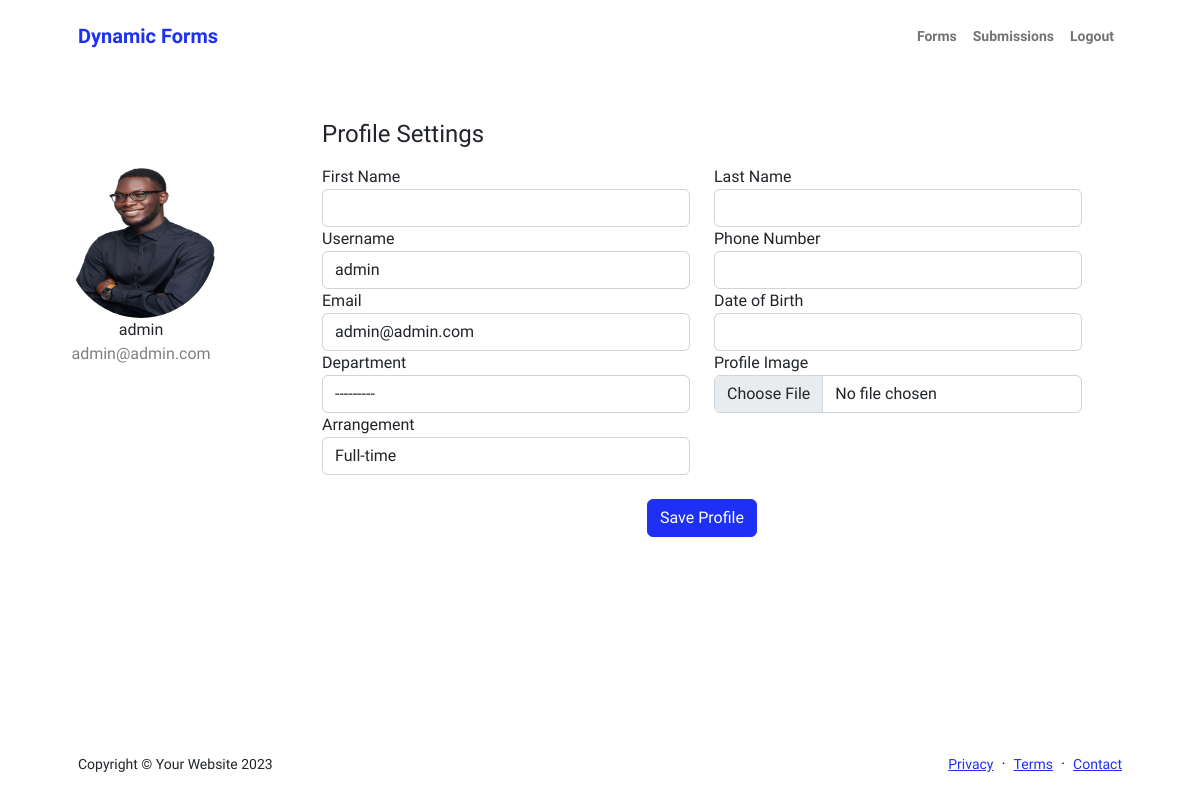
The page /accounts/ (signed in) on the database its author committed.
### accounts/models.py (models this page shows, shortened)
class MyUser(AbstractBaseUser):
    STATUS_CHOICES = [
        ('full-time', 'Full-time'),
        ('intern', 'Intern'),
        ('attachee', 'Attachee'),
    ]
    first_name = models.CharField(max_length=30,null=True)
    last_name = models.CharField(max_length=30,null=True)
    username = models.CharField(max_length=30,null=True)
    email = models.EmailField(unique=True)
    dob = models.DateField(verbose_name="date of birth",null=True)
    phone = models.CharField(max_length=10, null=True)
    image = models.ImageField(upload_to='images/', null=True)
    is_staff = models.BooleanField(default=False)
    is_superuser = models.BooleanField(default=False)
    is_active = models.BooleanField(default=True)
    is_manager = models.BooleanField(default=False)
    groups = models.ManyToManyField(Group, blank=True)
    user_permissions = models.ManyToManyField(Permission, blank=True)
    department = models.ForeignKey(Department, on_delete=models.SET_NULL, null=True)
    arrangement = models.CharField(max_length=50, choices=STATUS_CHOICES,default='full-time')
    USERNAME_FIELD = 'email'
    REQUIRED_FIELDS = ['first_name', 'last_name', 'dob']
    objects = MyUserManager()
    class Meta:
        managed = True
        verbose_name = 'User Profile'
        verbose_name_plural = 'User Profiles'

### accounts/views.py (the view)
# urls.py: path('', profile, name='profile'),
def profile(request):
    departments = Department.objects.all()
    if request.method == 'POST':
        form = UpdateProfileForm(request.POST, request.FILES, instance=request.user)
        if form.is_valid():
            form.save()
            messages.success(request, 'Your profile was successfully updated!')
            return redirect('profile')
        else:
            messages.error(request, 'Please correct the error below.')
    else:
        form = UpdateProfileForm(instance=request.user)
    return render(request, 'profiles.html', {'form': form, 'departments': departments})

### accounts/forms.py
class UpdateProfileForm(forms.ModelForm):
    class Meta:
        model = MyUser
        fields = ['first_name', 'last_name', 'username', 'email',
                  'dob', 'phone', 'image', 'department', 'arrangement']
    def __init__(self, *args, **kwargs):
        super().__init__(*args, **kwargs)
        for field in self.fields.values():
            field.widget.attrs.update({'class': 'form-control'})

### accounts/templates/profiles.html (shortened to what this page needs)
{% extends 'base.html' %}
{% load static %}
{% block content %}
<div class="row">
    <div class="col-md-3 border-right">
        <div class="d-flex flex-column align-items-center text-center p-3 py-5">
            <img class="rounded-circle mt-5" width="150px" height="150px"
                src="{% if user.image %}
                {{ user.image.url }}
            {% else %}
                {% static 'assets/img/profile.png' %}
            {% endif %}"
            />
            <span class="font-weight-bold">{{ user.username|default:'enter username' }}</span>
            <span class="text-black-50">{{ user.email }}</span>
        </div>
    </div>
    <div class="col-md-8 border-right">
        <div class="p-3 py-5">
            <div class="d-flex justify-content-between align-items-center mb-2">
                <h4 class="text-right">Profile Settings</h4>
            </div>
            <form method="post" enctype="multipart/form-data">
                <div class="row mt-2">
                    <div class="col-md-6">
                        <label class="labels">First Name</label>
                        {{ form.first_name }}
                    </div>
                    <div class="col-md-6">
                        <label class="labels">Last Name</label>
                        {{ form.last_name }}
                    </div>
                    <div class="col-md-6">
                        <label class="labels">Username</label>
                        {{ form.username }}
                    </div>
                    <div class="col-md-6">
                        <label class="labels">Phone Number</label>
                        {{ form.phone }}
                    </div>
                    <div class="col-md-6">
                        <label class="labels">Email</label>
                        {{ form.email }}
                    </div>
                    <div class="col-md-6">
                        <label class="labels">Date of Birth</label>
                        {{ form.dob }}
                    </div>
                    <div class="col-md-6">
                        <label class="labels">Department</label>
                        {{ form.department }}
                    </div>
                    <div class="col-md-6">
                        <label class="labels">Profile Image</label>
                        {{ form.image }}
                    </div>
                    <div class="col-md-6">
                        <label class="labels">Arrangement</label>
                        {{ form.arrangement }}
                    </div>
                </div>
                <div class="mt-4 text-center">
                    <button class="btn btn-primary profile-button rounded" type="submit">Save Profile</button>
                </div>
            </form>
        </div>
    </div>
</div>
{% endblock content %}

### rows shown on the page
MyUser: username "admin", email "admin@admin.com", department "---------", arrangement "Full-time"
